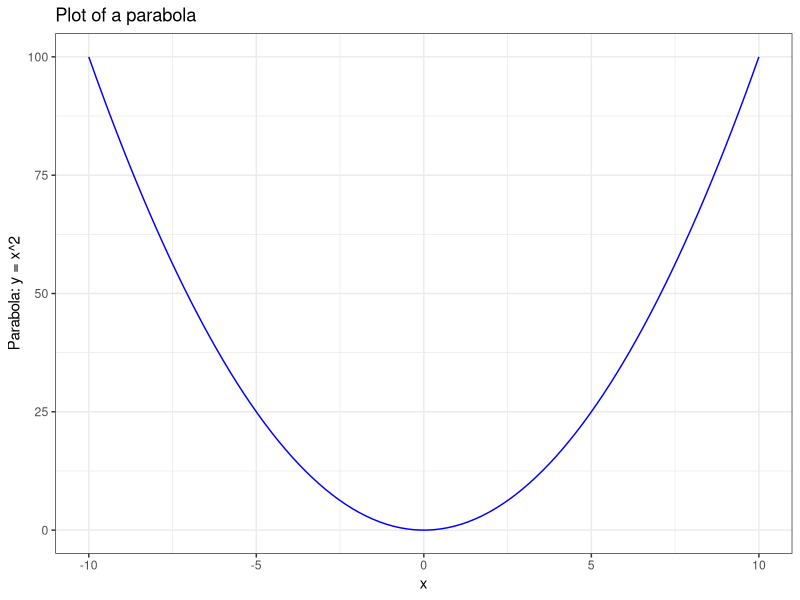
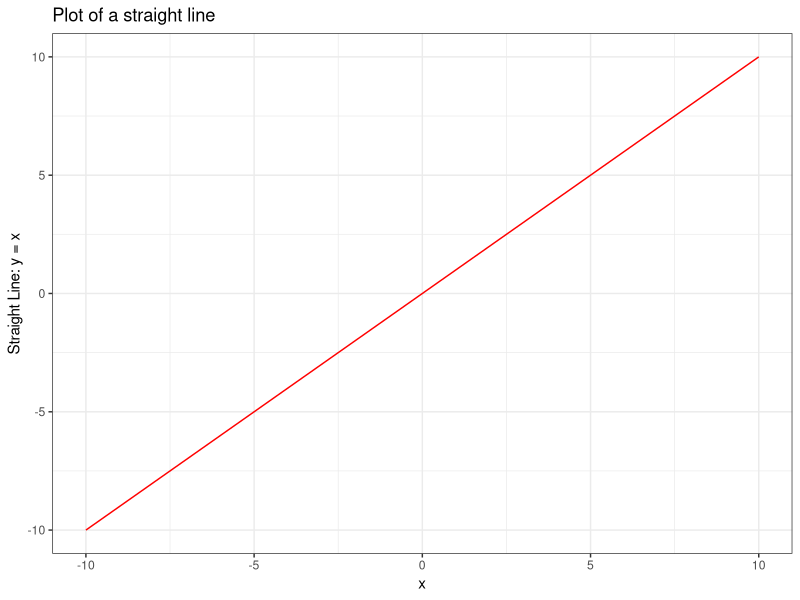
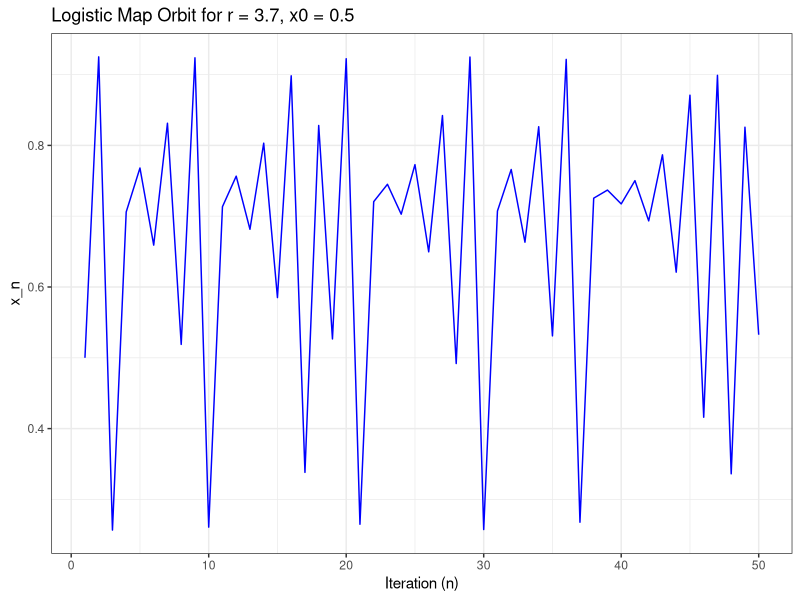
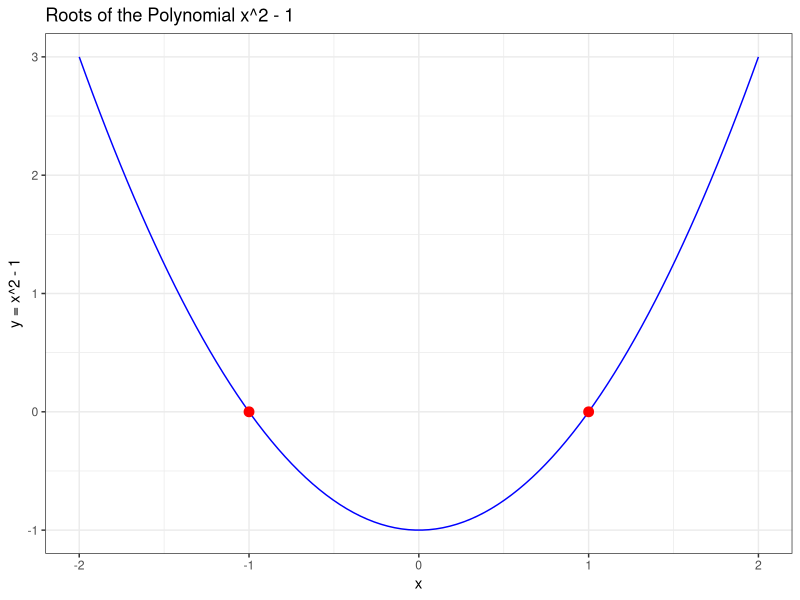
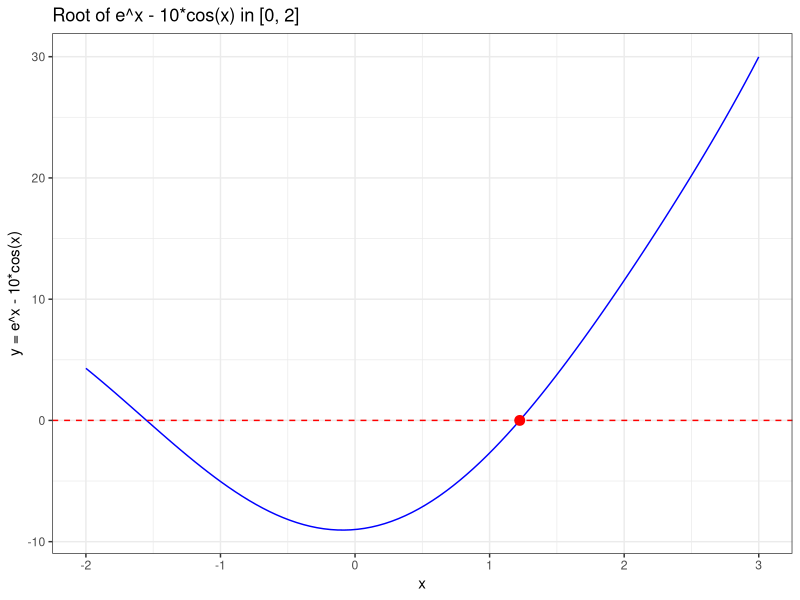

These charts were generated, in order, by the following R code:
## ---- chunk 1
   library(ggplot2)
## ---- chunk 2
   # Numeric vector
   my_numeric_vector <- c(1, 2, 3, 4, 5)
   my_numeric_vector
    
   # Character vector
   my_character_vector <- c("Alice", "Bob", "Charlie")
   my_character_vector
    
   # Create a matrix
   my_matrix <- matrix(1:9, nrow = 3)
   my_matrix
    
   # Create a data frame
   my_data_frame <- data.frame(
     Name = c("Alice", "Bob"),
     Age = c(25, 30)
   )
   my_data_frame
## ---- chunk 3
   # This is a comment
   # R will not run this line
    
   my_vector <- c(1, 2, 3)  # This is also a comment
   my_vector
## ---- chunk 4
   class(my_character_vector)
   class(my_matrix)
   class(my_data_frame)
## ---- chunk 5
    my_vector <- c(10, 20, 30, 40, 50)
    
    my_vector[1]   # First element
    my_vector[3]   # Third element
## ---- chunk 6
    my_matrix <- matrix(1:9, nrow = 3)
    
    my_matrix[1, 2]  # Element in row 1, column 2
## ---- chunk 7
    my_matrix[ , 1]  # First column
    my_matrix[2, ]   # Second row
## ---- chunk 8
    my_data_frame <- data.frame(
      Name = c("Alice", "Bob", "Charlie"),
      Age = c(25, 30, 28)
    )
## ---- chunk 9
    my_data_frame[1, 2]   # First row, second column
## ---- chunk 10
    my_data_frame$Age
    my_data_frame[["Name"]]
## ---- chunk 11
   parabola <- function(x) {
     return(x^2)
   }
## ---- chunk 12
   straight_line <- function(x, m=1, b=0) {
     return(m * x + b)
   }
## ---- chunk 13
  x_values <- seq(-10, 10, length.out = 100)

## ---- chunk 14
  datafr_parabola <- data.frame(x = x_values, y = parabola(x_values))
  datafr_line <- data.frame(x = x_values, y = straight_line(x_values, m=1, b=0))

## ---- chunk 15
    # -------------------------
    # Parabola plot
    # -------------------------
    
    # Create a plot using the data frame for the parabola
    ggplot(data = datafr_parabola, aes(x = x, y = y)) +
      
      # Add a line representing y = x^2
      geom_line(color = "blue") +
      
      # Label the x-axis
      xlab("x") +
      
      # Label the y-axis
      ylab("Parabola: y = x^2") +
      
      # Add a title to the plot
      ggtitle("Plot of a parabola") +
      
      # Use a clean black-and-white theme
      theme_bw()
    
    
    # -------------------------
    # Straight line plot
    # -------------------------
    
    # Create a plot using the data frame for the straight line
    ggplot(data = datafr_line, aes(x = x, y = y)) +
      
      # Add a line representing y = x
      geom_line(color = "red") +
      
      # Label the x-axis
      xlab("x") +
      
      # Label the y-axis
      ylab("Straight Line: y = x") +
      
      # Add a title to the plot
      ggtitle("Plot of a straight line") +
      
      # Use the same black-and-white theme
      theme_bw()
## ---- chunk 16
    for (i in 1:5) {
      print(i)
    }
## ---- chunk 17
    # Define a function to compute the logistic map
    logistic_map <- function(r, x0, n) {
    
      # Create a numeric vector to store the values of x_n
      x_values <- numeric(n)
    
      # Set the initial condition x_0
      x_values[1] <- x0
    
      # Use a for loop to compute the logistic map iteratively
      for (i in 2:n) {
        # Apply the logistic map equation:
        # x_{n+1} = r * x_n * (1 - x_n)
        x_values[i] <- r * x_values[i - 1] * (1 - x_values[i - 1])
      }
    
      # Return the results as a data frame with iteration number and values
      return(data.frame(
        n = 1:n,
        x = x_values
      ))
    }
## ---- chunk 18
   # Example usage
   r_value <- 3.7
   x0_value <- 0.5
   n_iter <- 50
## ---- chunk 19
   orbit_data <- logistic_map(r_value, x0_value, n_iter)
## ---- chunk 20
   ggplot(orbit_data, aes(x = n, y = x)) +
     geom_line(color = "blue") +
     xlab("Iteration (n)") +
     ylab("x_n") +
     ggtitle("Logistic Map Orbit for r = 3.7, x0 = 0.5") +
     theme_bw()
## ---- chunk 21
   fixed_points <- polyroot(c(-1, 0, 1))
   print(fixed_points)
## ---- chunk 22
   x_values <- seq(-2, 2, length.out = 100)
   y_values <- x_values^2 - 1
   
   polynomial_curve_df <- data.frame(x = x_values, y = y_values)
   
   ggplot(data = polynomial_curve_df, aes(x = x, y = y)) +
     geom_line(color = "blue") +
     geom_point(data = data.frame(x = Re(fixed_points), y = 0), aes(x = x, y = y), color = "red", size = 3) +
     xlab("x") +
     ylab("y = x^2 - 1") +
     ggtitle("Roots of the Polynomial x^2 - 1") +
     theme_bw()
## ---- chunk 23
   dx_dt <- function(x) {
     exp(x) - 10 * cos(x)
   }
## ---- chunk 24
   root_f <- uniroot(dx_dt, interval = c(0, 2))$root
   print(root_f)
## ---- chunk 25
   x_values <- seq(-2, 3, length.out = 100)
   y_values <- exp(x_values) - 10 * cos(x_values)
   
   non_polynomial_curve_df <- data.frame(x = x_values, y = y_values) 
   
   ggplot(data = non_polynomial_curve_df, aes(x = x, y = y)) +
      geom_line(color = "blue") +
      geom_hline(yintercept = 0, linetype = "dashed", color = "red") +
      annotate("point", x = root_f, y = 0, color = "red", size = 3) +
      xlab("x") +
      ylab("y = e^x - 10*cos(x)") +
      ggtitle("Root of e^x - 10*cos(x) in [0, 2]") +
      theme_bw()
